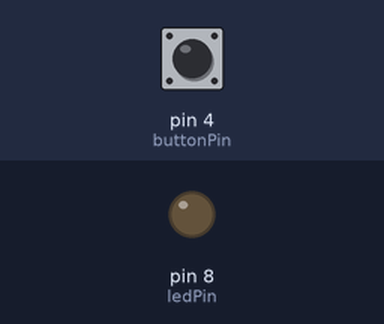
Bench run of a sketch on a simulated Arduino Uno, built with avr-gcc and run on an emulated ATmega328P. Shown: output pins drawn as LEDs (lit = HIGH). Inputs (shaded band) come from the test bench; at power-on: pin 4 (buttonPin) LOW.

Above: at 1.2 s.
1.3 s: pin 4 (buttonPin) pulled HIGH for 0.15 s
At 1.6 s:
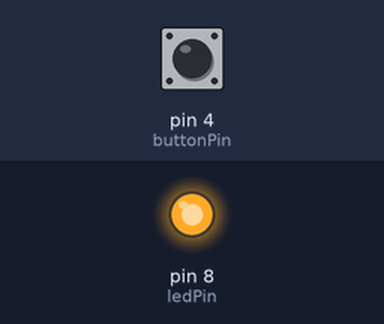
2.9 s: pin 4 (buttonPin) pulled HIGH for 1 s
At 4.0 s:
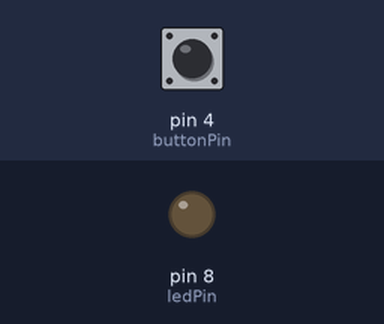
5.4 s: pin 4 (buttonPin) pulled HIGH for 3.2 s
At 5.9 s:
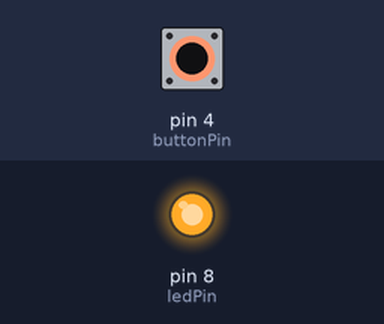
Timing chart, 0 to 8.4 s (numbered marks = the images above; inputs shaded):
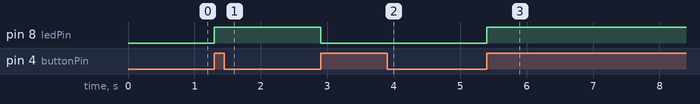

The sketch:

Button.ino
```cpp
//Button and led application. When we click the button, the led lights up and stays this way until we click the button again.

//Connections: button's 1st pin -> +5V
//             button's 2nd pin -> GND through 10kOhm resistance, and also to buttonPin
//             led's anode      -> ledPin
//             led's cathode    -> GND through 2.2kOhm resistance

#define ledPin 8
#define buttonPin 4

int buttonRead;
int lastLedState = LOW;
bool buttonPressed = false;

void setup() {
  pinMode(ledPin, OUTPUT);
  pinMode(buttonPin, INPUT);
}

void loop() {
  buttonRead = digitalRead(buttonPin);

  //If the button was unclicked previously and we've just clicked it now
  if(buttonRead == HIGH && buttonPressed == false){
    buttonPressed = true;
    digitalWrite(ledPin, !lastLedState);
    lastLedState = !lastLedState;
  }
  //If the button was already clicked previously and it is still being clicked
  else if (buttonRead == HIGH && buttonPressed == true){
    buttonPressed = true;
    digitalWrite(ledPin, lastLedState);
  }
  //If the button is not being clicked
  else{
    buttonPressed = false;
    digitalWrite(ledPin, lastLedState);
  }
}
```

Measured:
- after the input at 1.3 s, pin 8 (ledPin): LOW → HIGH at once
- after the input at 2.9 s, pin 8 (ledPin): HIGH → LOW at once
- after the input at 5.4 s, pin 8 (ledPin): LOW → HIGH at once
